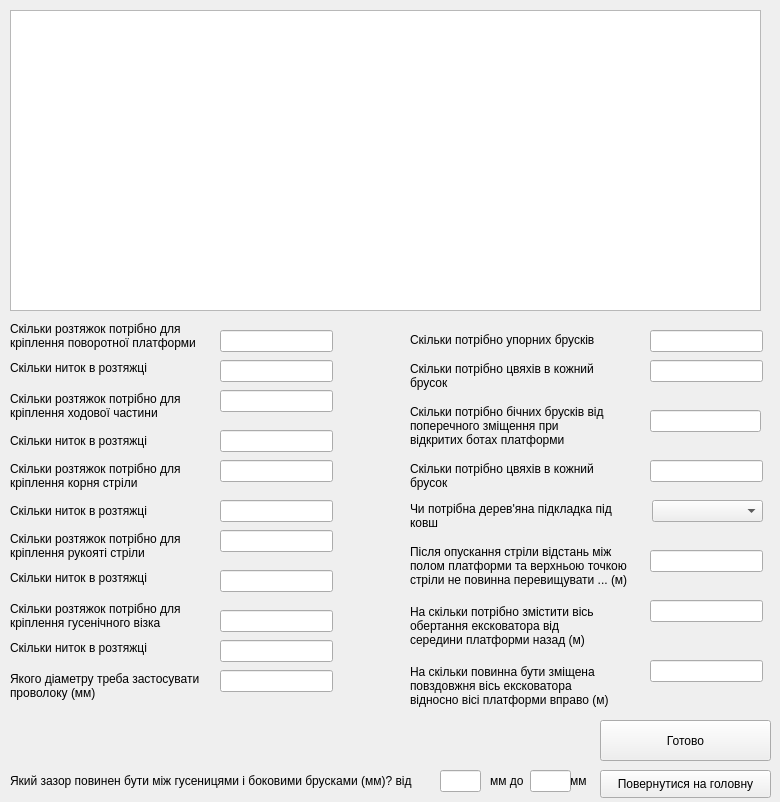
<?xml version="1.0" encoding="UTF-8"?>
<ui version="4.0">
 <class>Excavator_Form</class>
 <widget class="QWidget" name="Excavator_Form">
  <property name="geometry">
   <rect>
    <x>0</x>
    <y>0</y>
    <width>780</width>
    <height>802</height>
   </rect>
  </property>
  <property name="windowTitle">
   <string>Form</string>
  </property>
  <widget class="QGraphicsView" name="graphicsView">
   <property name="geometry">
    <rect>
     <x>10</x>
     <y>10</y>
     <width>751</width>
     <height>301</height>
    </rect>
   </property>
  </widget>
  <widget class="QLabel" name="label">
   <property name="geometry">
    <rect>
     <x>10</x>
     <y>320</y>
     <width>211</width>
     <height>31</height>
    </rect>
   </property>
   <property name="text">
    <string>Скільки розтяжок потрібно для
кріплення поворотної платформи</string>
   </property>
  </widget>
  <widget class="QLabel" name="label_2">
   <property name="geometry">
    <rect>
     <x>10</x>
     <y>670</y>
     <width>211</width>
     <height>31</height>
    </rect>
   </property>
   <property name="text">
    <string>Якого діаметру треба застосувати
проволоку (мм)</string>
   </property>
  </widget>
  <widget class="QLabel" name="label_3">
   <property name="geometry">
    <rect>
     <x>10</x>
     <y>360</y>
     <width>191</width>
     <height>16</height>
    </rect>
   </property>
   <property name="text">
    <string>Скільки ниток в розтяжці</string>
   </property>
  </widget>
  <widget class="QLabel" name="label_4">
   <property name="geometry">
    <rect>
     <x>10</x>
     <y>390</y>
     <width>211</width>
     <height>31</height>
    </rect>
   </property>
   <property name="text">
    <string>Скільки розтяжок потрібно для
кріплення ходової частини</string>
   </property>
  </widget>
  <widget class="QLabel" name="label_5">
   <property name="geometry">
    <rect>
     <x>10</x>
     <y>430</y>
     <width>191</width>
     <height>21</height>
    </rect>
   </property>
   <property name="text">
    <string>Скільки ниток в розтяжці</string>
   </property>
  </widget>
  <widget class="QLabel" name="label_6">
   <property name="geometry">
    <rect>
     <x>10</x>
     <y>460</y>
     <width>201</width>
     <height>31</height>
    </rect>
   </property>
   <property name="text">
    <string>Скільки розтяжок потрібно для
кріплення корня стріли</string>
   </property>
  </widget>
  <widget class="QLabel" name="label_7">
   <property name="geometry">
    <rect>
     <x>10</x>
     <y>500</y>
     <width>191</width>
     <height>21</height>
    </rect>
   </property>
   <property name="text">
    <string>Скільки ниток в розтяжці</string>
   </property>
  </widget>
  <widget class="QLabel" name="label_8">
   <property name="geometry">
    <rect>
     <x>10</x>
     <y>530</y>
     <width>191</width>
     <height>31</height>
    </rect>
   </property>
   <property name="text">
    <string>Скільки розтяжок потрібно для
кріплення рукояті стріли</string>
   </property>
  </widget>
  <widget class="QLabel" name="label_9">
   <property name="geometry">
    <rect>
     <x>10</x>
     <y>570</y>
     <width>181</width>
     <height>16</height>
    </rect>
   </property>
   <property name="text">
    <string>Скільки ниток в розтяжці</string>
   </property>
  </widget>
  <widget class="QLabel" name="label_10">
   <property name="geometry">
    <rect>
     <x>10</x>
     <y>600</y>
     <width>191</width>
     <height>31</height>
    </rect>
   </property>
   <property name="text">
    <string>Скільки розтяжок потрібно для
кріплення гусенічного візка</string>
   </property>
  </widget>
  <widget class="QLabel" name="label_11">
   <property name="geometry">
    <rect>
     <x>10</x>
     <y>640</y>
     <width>171</width>
     <height>16</height>
    </rect>
   </property>
   <property name="text">
    <string>Скільки ниток в розтяжці</string>
   </property>
  </widget>
  <widget class="QLabel" name="label_12">
   <property name="geometry">
    <rect>
     <x>10</x>
     <y>765</y>
     <width>431</width>
     <height>31</height>
    </rect>
   </property>
   <property name="text">
    <string>Який зазор повинен бути між гусеницями і боковими брусками (мм)? від</string>
   </property>
  </widget>
  <widget class="QLabel" name="label_13">
   <property name="geometry">
    <rect>
     <x>410</x>
     <y>330</y>
     <width>231</width>
     <height>20</height>
    </rect>
   </property>
   <property name="text">
    <string>Скільки потрібно упорних брусків</string>
   </property>
  </widget>
  <widget class="QLabel" name="label_14">
   <property name="geometry">
    <rect>
     <x>410</x>
     <y>360</y>
     <width>221</width>
     <height>31</height>
    </rect>
   </property>
   <property name="text">
    <string>Скільки потрібно цвяхів в кожний
брусок</string>
   </property>
  </widget>
  <widget class="QLabel" name="label_15">
   <property name="geometry">
    <rect>
     <x>410</x>
     <y>400</y>
     <width>241</width>
     <height>51</height>
    </rect>
   </property>
   <property name="text">
    <string>Скільки потрібно бічних брусків від
поперечного зміщення при
відкритих ботах платформи</string>
   </property>
  </widget>
  <widget class="QLabel" name="label_16">
   <property name="geometry">
    <rect>
     <x>410</x>
     <y>460</y>
     <width>231</width>
     <height>31</height>
    </rect>
   </property>
   <property name="text">
    <string>Скільки потрібно цвяхів в кожний
брусок</string>
   </property>
  </widget>
  <widget class="QLabel" name="label_17">
   <property name="geometry">
    <rect>
     <x>410</x>
     <y>660</y>
     <width>251</width>
     <height>51</height>
    </rect>
   </property>
   <property name="text">
    <string>На скільки повинна бути зміщена
повздовжня вісь ексковатора
відносно вісі платформи вправо (м)</string>
   </property>
  </widget>
  <widget class="QLabel" name="label_18">
   <property name="geometry">
    <rect>
     <x>410</x>
     <y>500</y>
     <width>241</width>
     <height>31</height>
    </rect>
   </property>
   <property name="text">
    <string>Чи потрібна дерев'яна підкладка під
ковш</string>
   </property>
  </widget>
  <widget class="QLabel" name="label_19">
   <property name="geometry">
    <rect>
     <x>410</x>
     <y>540</y>
     <width>261</width>
     <height>51</height>
    </rect>
   </property>
   <property name="text">
    <string>Після опускання стріли відстань між
полом платформи та верхньою точкою
стріли не повинна перевищувати ... (м)</string>
   </property>
  </widget>
  <widget class="QLabel" name="label_20">
   <property name="geometry">
    <rect>
     <x>410</x>
     <y>600</y>
     <width>241</width>
     <height>51</height>
    </rect>
   </property>
   <property name="text">
    <string>На скільки потрібно змістити вісь
обертання ексковатора від
середини платформи назад (м)</string>
   </property>
  </widget>
  <widget class="QLabel" name="label_21">
   <property name="geometry">
    <rect>
     <x>490</x>
     <y>765</y>
     <width>41</width>
     <height>31</height>
    </rect>
   </property>
   <property name="text">
    <string>мм до</string>
   </property>
  </widget>
  <widget class="QLabel" name="label_22">
   <property name="geometry">
    <rect>
     <x>570</x>
     <y>765</y>
     <width>31</width>
     <height>31</height>
    </rect>
   </property>
   <property name="text">
    <string>мм</string>
   </property>
  </widget>
  <widget class="QComboBox" name="comboBox">
   <property name="geometry">
    <rect>
     <x>652</x>
     <y>500</y>
     <width>111</width>
     <height>22</height>
    </rect>
   </property>
  </widget>
  <widget class="QPushButton" name="pushButton">
   <property name="geometry">
    <rect>
     <x>600</x>
     <y>720</y>
     <width>171</width>
     <height>41</height>
    </rect>
   </property>
   <property name="text">
    <string>Готово</string>
   </property>
  </widget>
  <widget class="QPushButton" name="pushButton_2">
   <property name="geometry">
    <rect>
     <x>600</x>
     <y>770</y>
     <width>171</width>
     <height>28</height>
    </rect>
   </property>
   <property name="text">
    <string>Повернутися на головну</string>
   </property>
  </widget>
  <widget class="QLineEdit" name="lineEdit">
   <property name="geometry">
    <rect>
     <x>650</x>
     <y>330</y>
     <width>113</width>
     <height>22</height>
    </rect>
   </property>
  </widget>
  <widget class="QLineEdit" name="lineEdit_2">
   <property name="geometry">
    <rect>
     <x>650</x>
     <y>360</y>
     <width>113</width>
     <height>22</height>
    </rect>
   </property>
  </widget>
  <widget class="QLineEdit" name="lineEdit_3">
   <property name="geometry">
    <rect>
     <x>650</x>
     <y>410</y>
     <width>111</width>
     <height>22</height>
    </rect>
   </property>
  </widget>
  <widget class="QLineEdit" name="lineEdit_4">
   <property name="geometry">
    <rect>
     <x>650</x>
     <y>460</y>
     <width>113</width>
     <height>22</height>
    </rect>
   </property>
  </widget>
  <widget class="QLineEdit" name="lineEdit_5">
   <property name="geometry">
    <rect>
     <x>650</x>
     <y>550</y>
     <width>113</width>
     <height>22</height>
    </rect>
   </property>
  </widget>
  <widget class="QLineEdit" name="lineEdit_6">
   <property name="geometry">
    <rect>
     <x>650</x>
     <y>600</y>
     <width>113</width>
     <height>22</height>
    </rect>
   </property>
  </widget>
  <widget class="QLineEdit" name="lineEdit_7">
   <property name="geometry">
    <rect>
     <x>220</x>
     <y>330</y>
     <width>113</width>
     <height>22</height>
    </rect>
   </property>
  </widget>
  <widget class="QLineEdit" name="lineEdit_8">
   <property name="geometry">
    <rect>
     <x>220</x>
     <y>360</y>
     <width>113</width>
     <height>22</height>
    </rect>
   </property>
  </widget>
  <widget class="QLineEdit" name="lineEdit_9">
   <property name="geometry">
    <rect>
     <x>220</x>
     <y>390</y>
     <width>113</width>
     <height>22</height>
    </rect>
   </property>
  </widget>
  <widget class="QLineEdit" name="lineEdit_10">
   <property name="geometry">
    <rect>
     <x>220</x>
     <y>430</y>
     <width>113</width>
     <height>22</height>
    </rect>
   </property>
  </widget>
  <widget class="QLineEdit" name="lineEdit_11">
   <property name="geometry">
    <rect>
     <x>220</x>
     <y>460</y>
     <width>113</width>
     <height>22</height>
    </rect>
   </property>
  </widget>
  <widget class="QLineEdit" name="lineEdit_12">
   <property name="geometry">
    <rect>
     <x>220</x>
     <y>500</y>
     <width>113</width>
     <height>22</height>
    </rect>
   </property>
  </widget>
  <widget class="QLineEdit" name="lineEdit_13">
   <property name="geometry">
    <rect>
     <x>220</x>
     <y>530</y>
     <width>113</width>
     <height>22</height>
    </rect>
   </property>
  </widget>
  <widget class="QLineEdit" name="lineEdit_14">
   <property name="geometry">
    <rect>
     <x>220</x>
     <y>570</y>
     <width>113</width>
     <height>22</height>
    </rect>
   </property>
  </widget>
  <widget class="QLineEdit" name="lineEdit_15">
   <property name="geometry">
    <rect>
     <x>220</x>
     <y>610</y>
     <width>113</width>
     <height>22</height>
    </rect>
   </property>
  </widget>
  <widget class="QLineEdit" name="lineEdit_16">
   <property name="geometry">
    <rect>
     <x>650</x>
     <y>660</y>
     <width>113</width>
     <height>22</height>
    </rect>
   </property>
  </widget>
  <widget class="QLineEdit" name="lineEdit_17">
   <property name="geometry">
    <rect>
     <x>220</x>
     <y>640</y>
     <width>113</width>
     <height>22</height>
    </rect>
   </property>
  </widget>
  <widget class="QLineEdit" name="lineEdit_18">
   <property name="geometry">
    <rect>
     <x>220</x>
     <y>670</y>
     <width>113</width>
     <height>22</height>
    </rect>
   </property>
  </widget>
  <widget class="QLineEdit" name="lineEdit_19">
   <property name="geometry">
    <rect>
     <x>440</x>
     <y>770</y>
     <width>41</width>
     <height>22</height>
    </rect>
   </property>
  </widget>
  <widget class="QLineEdit" name="lineEdit_20">
   <property name="geometry">
    <rect>
     <x>530</x>
     <y>770</y>
     <width>41</width>
     <height>22</height>
    </rect>
   </property>
  </widget>
 </widget>
 <resources/>
 <connections/>
</ui>
